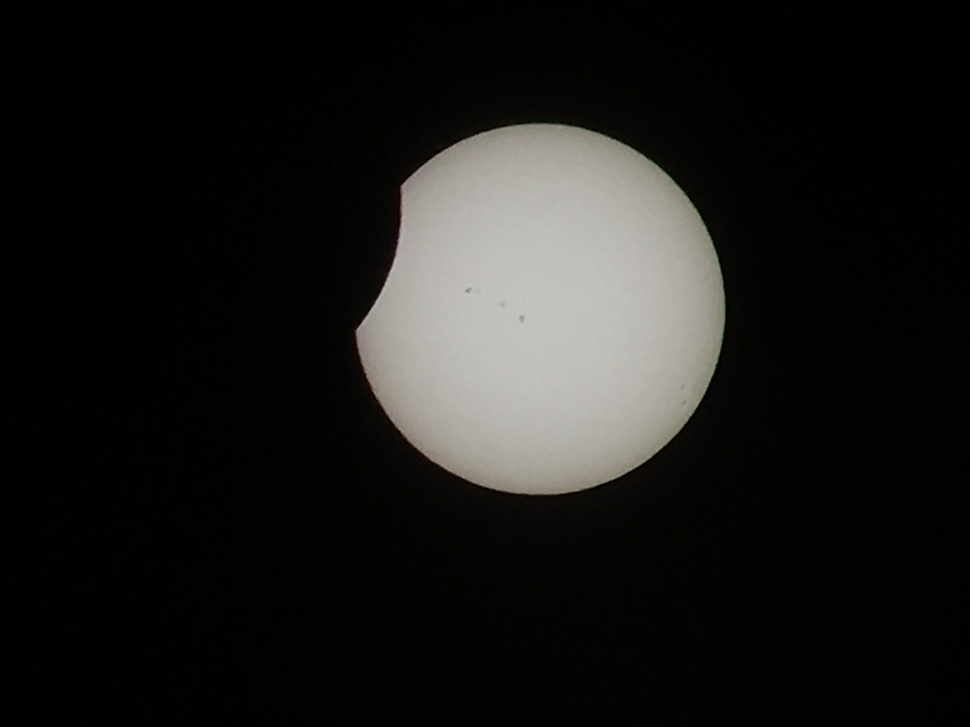
#> input picture images/IMG_7686.JPG, 970 x 727 px, shrunk from 4032 x 3024 before the run; its folder holds only this picture in this run
$ jupyter execute 'eclipse image processing.ipynb'   (shell and % lines are left out)
#> lines starting #> are read from the running program, lines starting #| are printed output that depends on the picture; after the words box and inside, x2 and y2 are one past the last pixel; in counts of white or black regions, pixels touching at a corner belong together
[cell 1]
# load libraries used in script

import numpy as np
import matplotlib.pyplot as plt
import matplotlib as mpl
from matplotlib.patches import Circle
from matplotlib.patches import Rectangle
import scipy as scipy
from scipy.ndimage.interpolation import rotate

import os
from PIL import Image
#from PIL.ExifTags import TAGS, GPSTAGS

mpl.rcParams['font.family']='serif'
mpl.rcParams['font.size']=14

[cell 2]
# define folders

# folder containing input images
inFolder = 'images/'

# folder where cutouts will be placed
cutouts = 'cutouts/'

# folder where derotated images will be placed
rotated = 'rotated/'

[cell 3]
# read the image file names in folder
#  based on examples at https://realpython.com/working-with-files-in-python/#directory-listing-in-modern-python-versions

files = []
times = np.array([])

with os.scandir(inFolder) as dir_contents:
    for entry in dir_contents:
        info = entry.stat()
        files.append(entry.name)
        np.append(times,info.st_mtime)

        # check file names and that times are ascending
        print(entry.name, info.st_mtime)

# identify how many files are there
print(len(files))

[cell 4]
# Check process for identifying sun center
#  1)  identify extremes in X and Y
#  2)  use extremes to calculate circle center and radius

fig,ax = plt.subplots(1,4, figsize=(15, 15))

for i in np.arange(0,len(files)):

    print('################################')
    ##################################
    # load file
    filename = files[i]
    print("file number, name: ", i, files[i])
    im = Image.open(inFolder+filename)
#> im is the input picture: PIL image 970x727 RGB; mean R, G, B 27.9, 27.5, 25.8

    ##################################
    # make grayscale version of image
    grayIm = np.array(im.convert("L"))
    print("dimensions, minimum, maximum: ", np.shape(grayIm), np.min(grayIm), np.max(grayIm))
#| dimensions, minimum, maximum:  (727, 970) 0 196

    #####################################
    # make array of X and Y values to use in calculations
    n_imcols = np.shape(grayIm)[1]
    n_imrows = np.shape(grayIm)[0]
    indices = np.indices((n_imrows,n_imcols))
    xs = indices[1,:]
    ys = indices[0,:]
    print('X value array dimensions, first row:', np.shape(xs), xs[0,:])
#| X value array dimensions, first row: (727, 970) [  0   1   2   3   4   5   6   7   8   9  10  11  12  13  14  15  16  17
#|   18  19  20  21  22  23  24  25  26  27  28  29  30  31  32  33  34  35
#|   36  37  38  39  40  41  42  43  44  45  46  47  48  49  50  51  52  53
#|   54  55  56  57  58  59  60  61  62  63  64  65  66  67  68  69  70  71
#|   72  73  74  75  76  77  78  79  80  81  82  83  84  85  86  87  88  89
#|   90  91  92  93  94  95  96  97  98  99 100 101 102 103 104 105 106 107
#> (further printed lines are left out)
    print('Y value array dimensions, first column:', np.shape(ys), ys[:,0])
#| Y value array dimensions, first column: (727, 970) [  0   1   2   3   4   5   6   7   8   9  10  11  12  13  14  15  16  17
#|   18  19  20  21  22  23  24  25  26  27  28  29  30  31  32  33  34  35
#|   36  37  38  39  40  41  42  43  44  45  46  47  48  49  50  51  52  53
#|   54  55  56  57  58  59  60  61  62  63  64  65  66  67  68  69  70  71
#|   72  73  74  75  76  77  78  79  80  81  82  83  84  85  86  87  88  89
#|   90  91  92  93  94  95  96  97  98  99 100 101 102 103 104 105 106 107
#> (further printed lines are left out)

    #####################################
    # select points that include sunlight
    # brightness limit for source identification was selected by trial and error
    lim = 30
    whereHighBright = grayIm > lim
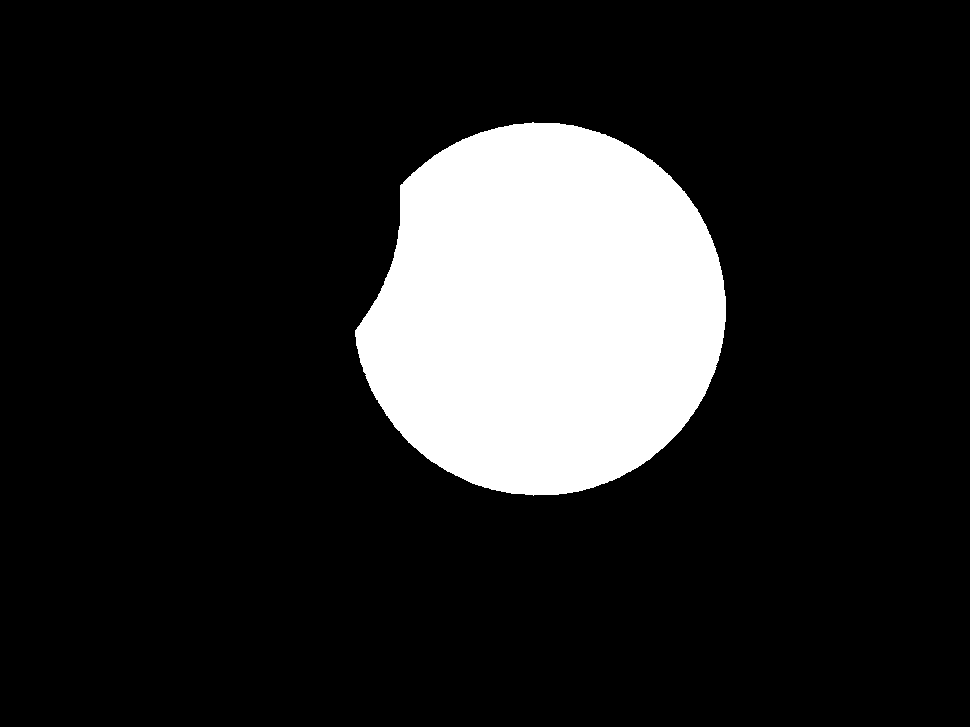
#> whereHighBright: shape (727, 970) bool; 15% white; 1 white region, box (x1, y1, x2, y2) and area: (355, 122, 726, 496) 105845
    print('test brightness selection, dimensions and nPoints:', np.shape(whereHighBright), np.sum(whereHighBright))

    #####################################
    # identify most extreme values in X and Y directions
    Xmax = np.max(xs[whereHighBright])
#> Xmax = 725
    Xmin = np.min(xs[whereHighBright])
#> Xmin = 355
    Ymax = np.max(ys[whereHighBright])
#> Ymax = 495
    Ymin = np.min(ys[whereHighBright])
#> Ymin = 122
    print('min and max in X and Y:', Xmin,Xmax,Ymin,Ymax)

    #####################################
    # identify most extreme points
    testLocation = (xs == Xmax)
#> testLocation: shape (727, 970) bool; 0.1% white in thin lines or dots, all inside (x1, y1, x2, y2) = (725, 0, 726, 727)
    XmaxY = np.median(ys[testLocation * whereHighBright])
#> XmaxY = 308.5
    print('most extreme point on right: ', Xmax, XmaxY)
    testLocation = (xs == Xmin)
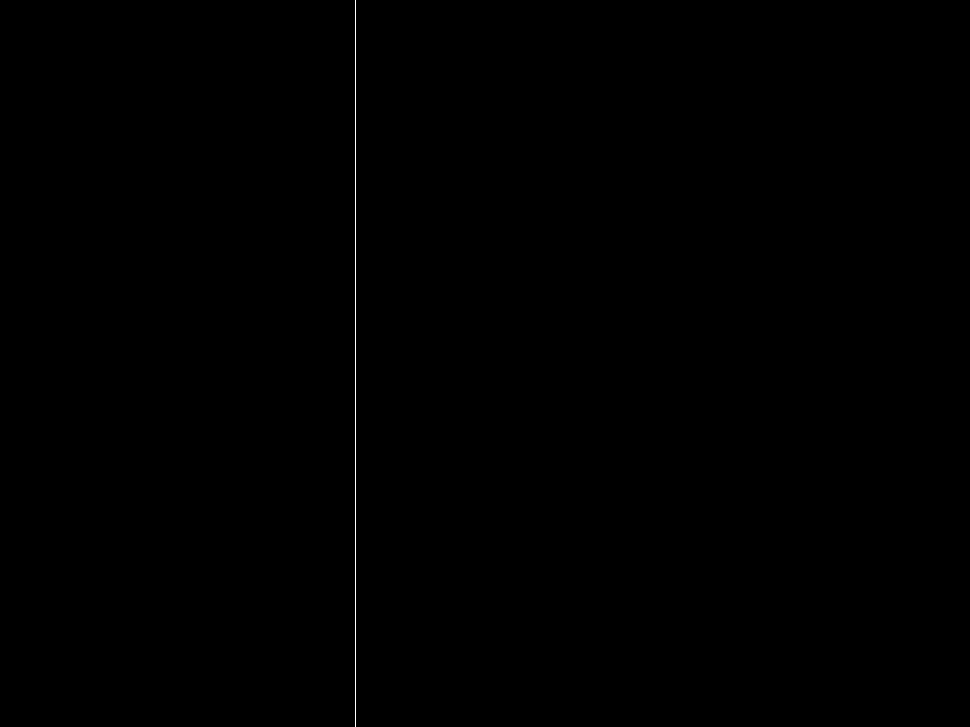
#> testLocation: shape (727, 970) bool; 0.1% white in thin lines or dots, all inside (x1, y1, x2, y2) = (355, 0, 356, 727)
    XminY = np.median(ys[testLocation * whereHighBright])
#> XminY = 333
    print('most extreme point on left: ', Xmin, XminY)
    testLocation = (ys == Ymax)
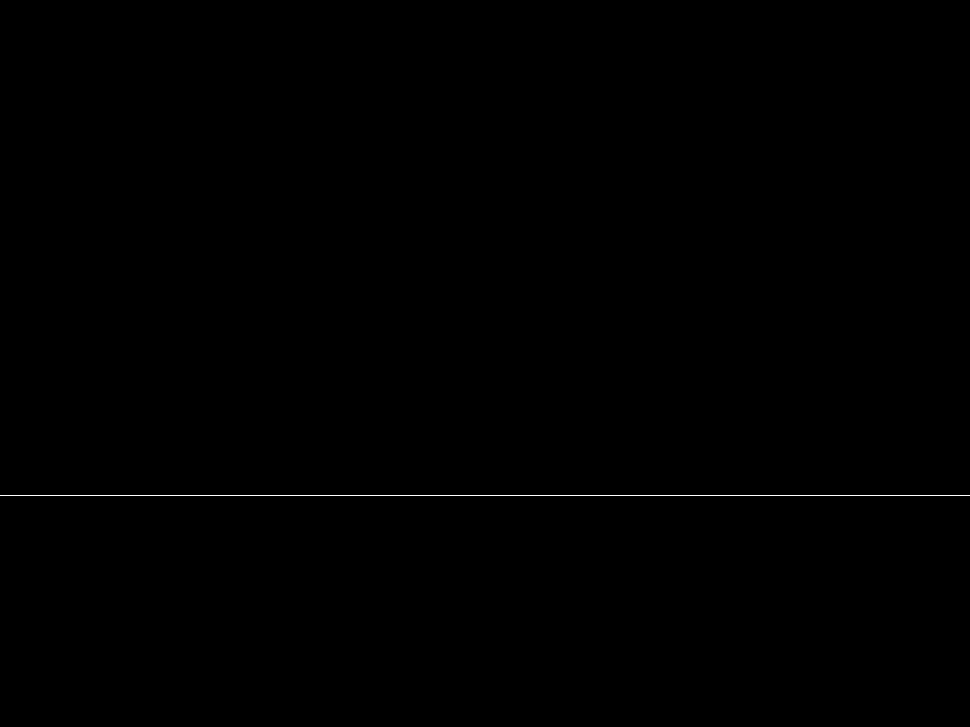
#> testLocation: shape (727, 970) bool; 0.14% white in thin lines or dots, all inside (x1, y1, x2, y2) = (0, 495, 970, 496)
    YmaxX = np.median(xs[testLocation * whereHighBright])
#> YmaxX = 533
    print('most extreme point on top: ', YmaxX, Ymax)
    testLocation = (ys == Ymin)
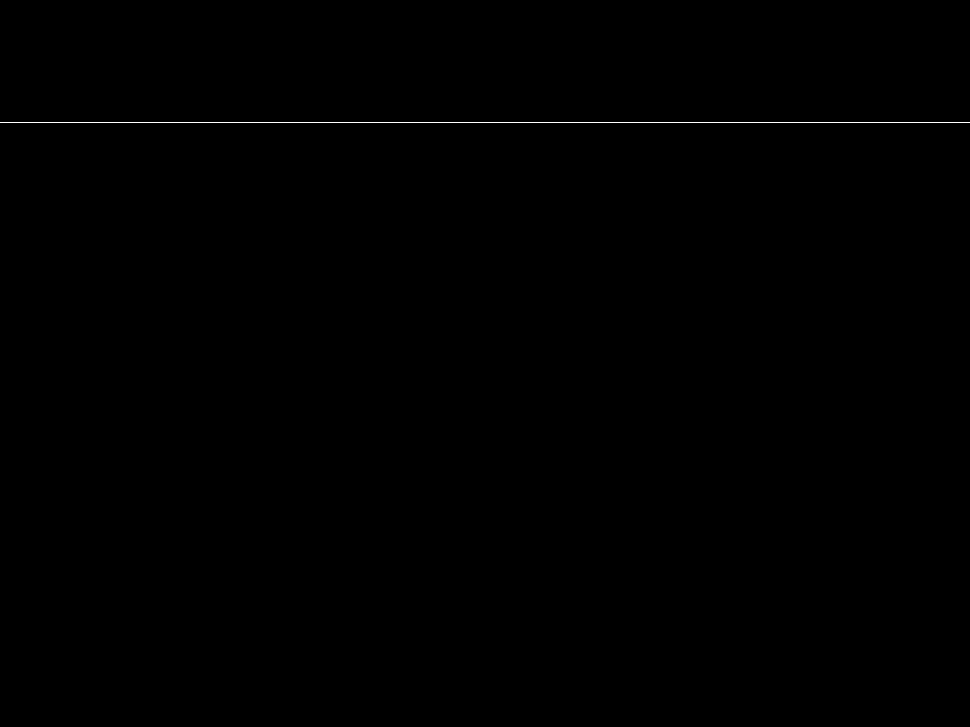
#> testLocation: shape (727, 970) bool; 0.14% white in thin lines or dots, all inside (x1, y1, x2, y2) = (0, 122, 970, 123)
    YminX = np.median(xs[testLocation * whereHighBright])
#> YminX = 532.5
    print('most extreme point on bottom: ', YminX, Ymin)

    #####################################
    # use three points to figure out sun center and radius
    # point 1: Xmax, XmaxY
    # point 2: Xmin, XminY
    # point 3: YmaxX, Ymax
    A = Xmax * (XminY - Ymax) - XmaxY * (Xmin - YmaxX) + Xmin * Ymax - YmaxX * XminY
#> A = -64301
    B = (Xmax**2 + XmaxY**2)*(Ymax - XminY) + (Xmin**2 + XminY**2)*(XmaxY - Ymax) + (YmaxX**2 + Ymax**2)*(XminY-XmaxY)
#> B = 69347986.5
    C = (Xmax**2 + XmaxY**2)*(Xmin - YmaxX) + (Xmin**2 + XminY**2)*(YmaxX - Xmax) + (YmaxX**2 + Ymax**2)*(Xmax-Xmin)
#> C = 39782781.5
    D = (Xmax**2 + XmaxY**2)*(YmaxX*XminY - Xmin*Ymax) + (Xmin**2 + XminY**2)*(Xmax*Ymax - YmaxX*XmaxY) + (YmaxX**2 + Ymax**2)*(Xmin*XmaxY-Xmax*XminY)
#> D = -2.26e+10
    x0 = (-1.0) * B / (2*A)
#> x0 = 539.2
    y0 = (-1.0) * C / (2*A)
#> y0 = 309.3
    r = ((B**2 + C**2 - 4*A*D)/(4*A**2))**(0.5)
#> r = 185.8
    print('sun center and radius: ', x0, y0, r)


    ax[i].set_aspect('equal')
    ax[i].imshow(grayIm,'gray')

    # draw a circle around the extremes of the sun
    circ = Circle((x0,y0),r,fill=False,linewidth=2,color='red')
    ax[i].add_patch(circ)
    # draw a circle at the center of the sun
    circ = Circle((x0,y0),50,fill=True,linewidth=2,color='red')
    ax[i].add_patch(circ)

    # draw dots at the extreme points
    circ = Circle((Xmax,XmaxY),50, color='cyan')
    ax[i].add_patch(circ)
    circ = Circle((Xmin,XminY),50, color='cyan')
    ax[i].add_patch(circ)
    circ = Circle((YmaxX,Ymax),50, color='cyan')
    ax[i].add_patch(circ)
    circ = Circle((YminX,Ymin),50, color='cyan')
    ax[i].add_patch(circ)

    print(' ')
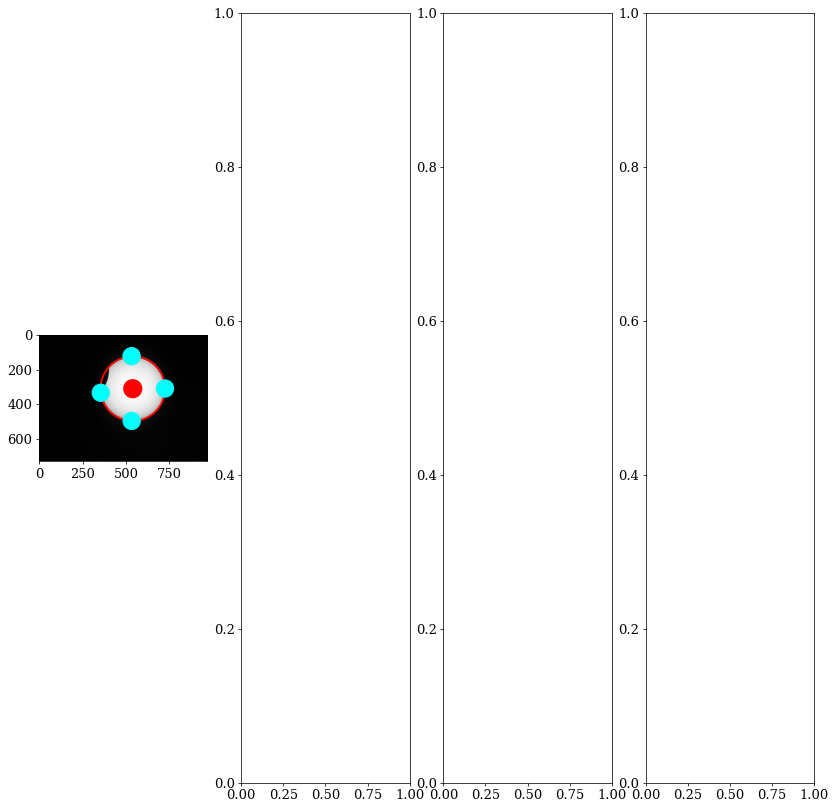
#> figure drawn by matplotlib, 1 panel

$ run again, on images/IMG_7862.JPG
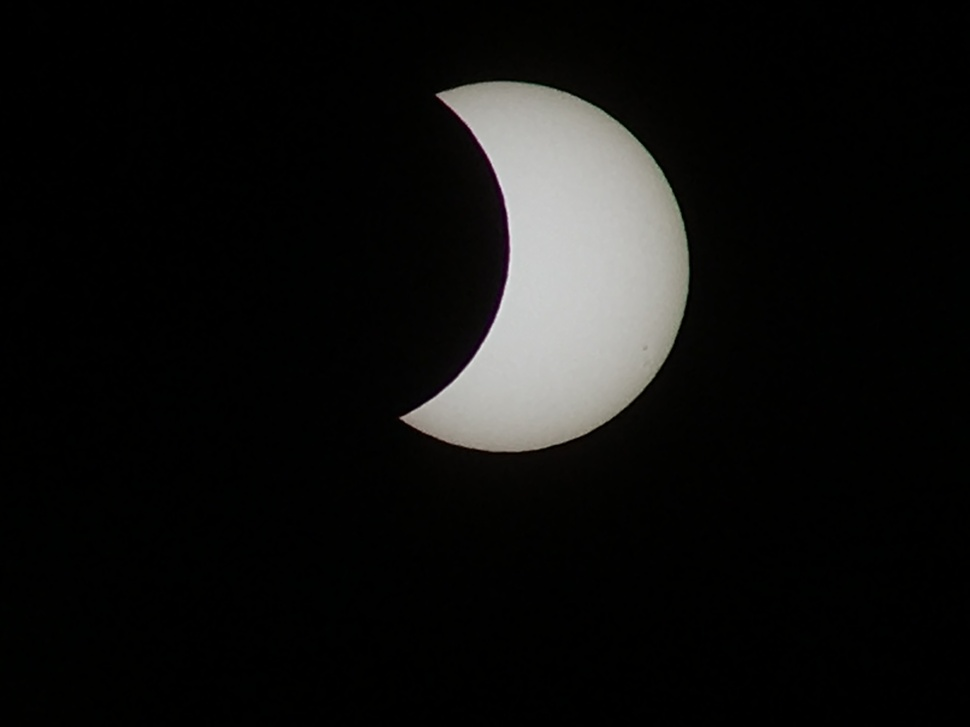
#> input picture images/IMG_7862.JPG, 970 x 727 px, shrunk from 4032 x 3024 before the run
#> im is the input picture: PIL image 970x727 RGB; mean R, G, B 17.6, 17.5, 16.6
#| dimensions, minimum, maximum:  (727, 970) 0 231
#| X value array dimensions, first row: (727, 970) [  0   1   2   3   4   5   6   7   8   9  10  11  12  13  14  15  16  17
#|   18  19  20  21  22  23  24  25  26  27  28  29  30  31  32  33  34  35
#|   36  37  38  39  40  41  42  43  44  45  46  47  48  49  50  51  52  53
#|   54  55  56  57  58  59  60  61  62  63  64  65  66  67  68  69  70  71
#|   72  73  74  75  76  77  78  79  80  81  82  83  84  85  86  87  88  89
#|   90  91  92  93  94  95  96  97  98  99 100 101 102 103 104 105 106 107
#> (further printed lines are left out)
#| Y value array dimensions, first column: (727, 970) [  0   1   2   3   4   5   6   7   8   9  10  11  12  13  14  15  16  17
#|   18  19  20  21  22  23  24  25  26  27  28  29  30  31  32  33  34  35
#|   36  37  38  39  40  41  42  43  44  45  46  47  48  49  50  51  52  53
#|   54  55  56  57  58  59  60  61  62  63  64  65  66  67  68  69  70  71
#|   72  73  74  75  76  77  78  79  80  81  82  83  84  85  86  87  88  89
#|   90  91  92  93  94  95  96  97  98  99 100 101 102 103 104 105 106 107
#> (further printed lines are left out)
#> `whereHighBright = grayIm > lim`:
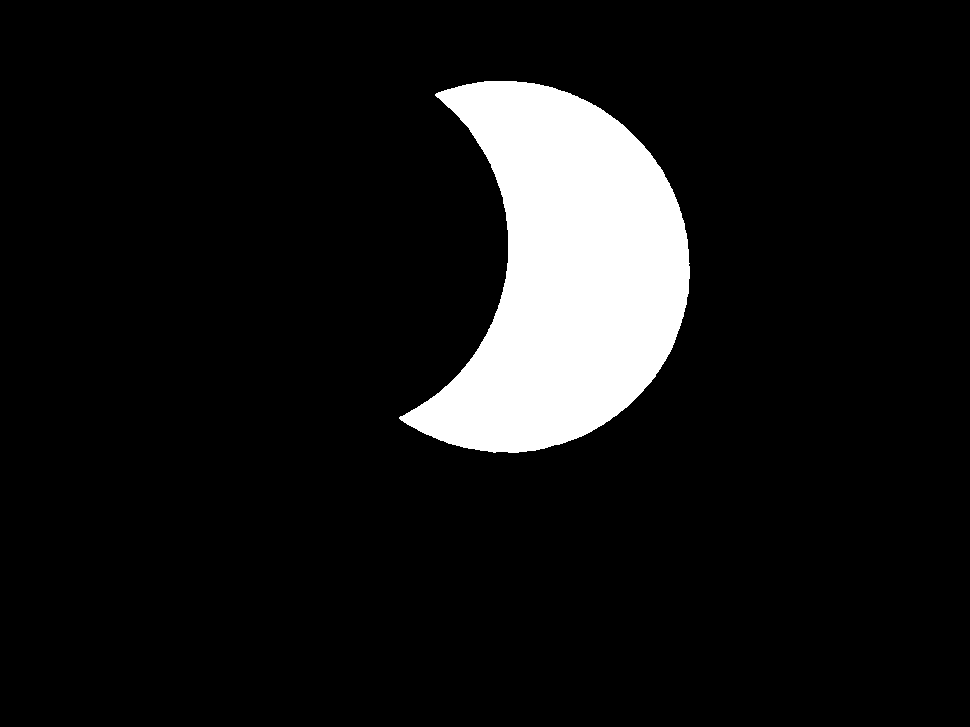
#> whereHighBright: shape (727, 970) bool; 9.2% white; 1 white region, box (x1, y1, x2, y2) and area: (399, 81, 690, 453) 64793
#> Xmax = 689
#> Xmin = 399
#> Ymax = 452
#> Ymin = 81
#> XmaxY = 271.5
#> XminY = 417.5
#> YmaxX = 511.5
#> YminX = 500
#> A = -26430
#> B = 26749581
#> C = 14225235
#> D = -7.8e+09
#> x0 = 506
#> y0 = 269.1
#> r = 183
#> `[cell 4] # Check process for identifying sun center #  1)  identify ex..`:
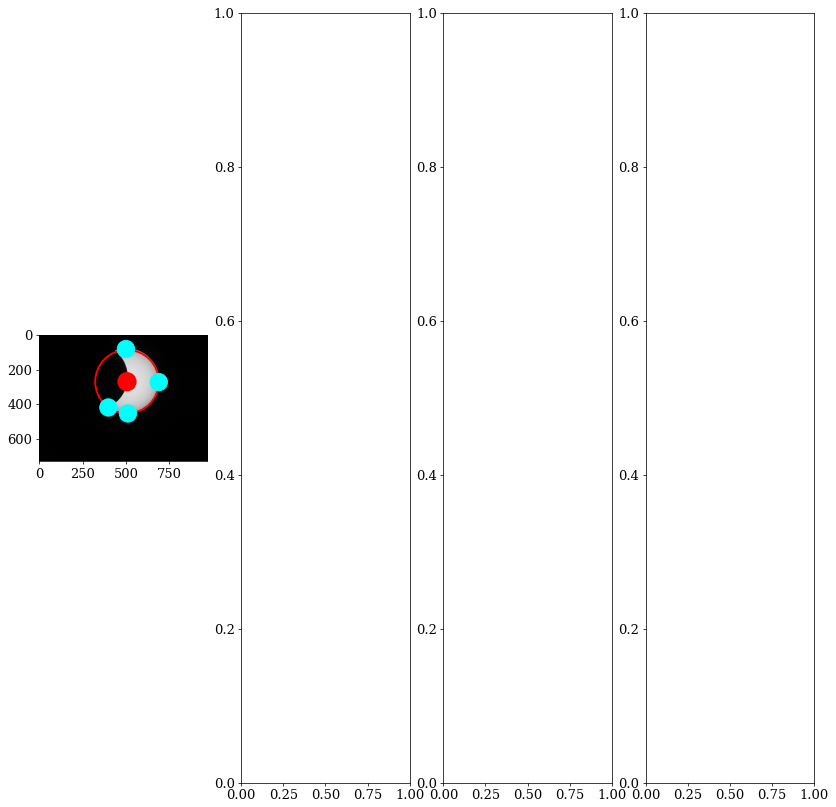
#> figure drawn by matplotlib, 1 panel
